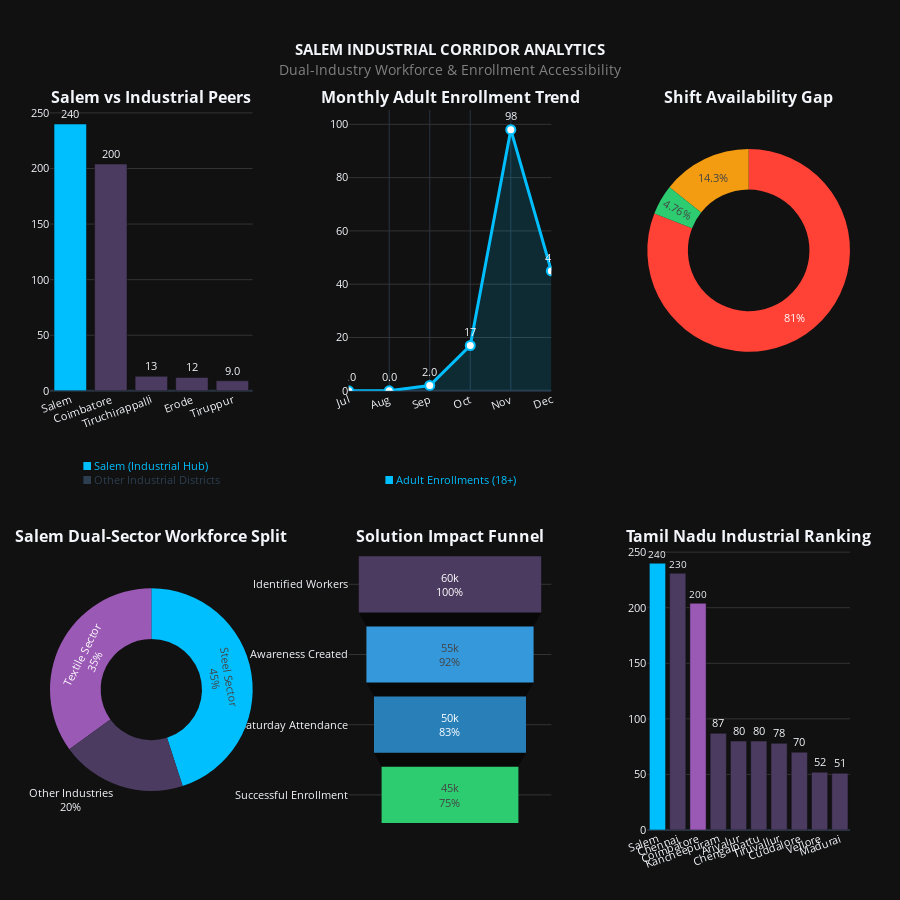

Here is the notebook cell this chart was saved with:
### Markdown cell above
# VISUALISATION-SALEM

### Code cell
# =========================================================
# GLOBAL LEGEND POSITIONS (2x3 GRID – TAMIL NADU ANALYTICS)
# =========================================================
LEGEND_POS = {
    (1, 1): (0.17, 0.53),  # Adult Enrollment Leaders
    (1, 2): (0.50, 0.53),  # Child Enrollment Leaders
    (1, 3): (0.83, 0.53),  # Compliance Correlation
    (2, 1): (0.17, 0.07),  # Salem Demographics
    (2, 2): (0.50, 0.07),  # Kancheepuram Demographics
    (2, 3): (0.83, 0.07),  # Laggard Analysis
}

def add_color_legend(fig, row, col, legend_html):
    x, y = LEGEND_POS[(row, col)]
    fig.add_annotation(
        x=x, y=y,
        xref="paper", yref="paper",
        showarrow=False,
        align="left",
        font=dict(size=11),
        text=legend_html
    )

# =========================================================
# LEGENDS — MATCHING TAMIL NADU ANALYTICS REFERENCE
# =========================================================

# Chart 1: Adult Enrollment Leaders
add_color_legend(
    fig, 1, 1,
    """
    <span style='color:#00BFFF'>■ Industrial Districts</span><br>
    <span style='color:#2ECC71'>■ Suburban Districts</span><br>
    <span style='color:#FF4136'>■ Laggard Districts</span><br>
    <span style='color:#F1C40F'>■ Benchmark District</span><br>
    <span style='color:#7F8C8D'>■ Others</span>
    """
)

# Chart 2: Child Enrollment Leaders
add_color_legend(
    fig, 1, 2,
    """
    <span style='color:#00BFFF'>■ Industrial</span><br>
    <span style='color:#2ECC71'>■ Suburban</span><br>
    <span style='color:#FF4136'>■ Laggard</span><br>
    <span style='color:#F1C40F'>■ Benchmark</span><br>
    <span style='color:#7F8C8D'>■ Others</span>
    """
)

# Chart 3: Compliance Correlation (Bubble)
add_color_legend(
    fig, 1, 3,
    """
    <span style='color:#F1C40F'>● High Compliance</span><br>
    <span style='color:#2ECC71'>● Medium Compliance</span><br>
    <span style='color:#8E44AD'>● Low Compliance</span><br>
    Bubble Size & Color → Compliance %
    """
)

# Chart 4: Salem – Demographics
add_color_legend(
    fig, 2, 1,
    """
    <span style='color:#FF69B4'>■ Adults (18+)</span><br>
    <span style='color:#F1C40F'>■ Youth (5–17)</span><br>
    <span style='color:#00BFFF'>■ Children (0–5)</span>
    """
)

# Chart 5: Kancheepuram – Demographics
add_color_legend(
    fig, 2, 2,
    """
    <span style='color:#FF69B4'>■ Adults (18+)</span><br>
    <span style='color:#F1C40F'>■ Youth (5–17)</span><br>
    <span style='color:#00BFFF'>■ Children (0–5)</span>
    """
)

# Chart 6: Laggard Analysis (Gauge)
add_color_legend(
    fig, 2, 3,
    """
    <span style='color:#2ECC71'>■ Target Performance</span><br>
    <span style='color:#F39C12'>■ At Risk</span><br>
    <span style='color:#FF4136'>■ Critical Gap</span>
    """
)


fig = make_subplots(
    rows=2, cols=3,
    subplot_titles=(
        '<b>Salem vs Industrial Peers</b>',
        '<b>Monthly Adult Enrollment Trend</b>',
        '<b>Shift Availability Gap</b>',
        '<b>Salem Dual-Sector Workforce Split</b>',
        '<b>Solution Impact Funnel</b>',
        '<b>Tamil Nadu Industrial Ranking</b>'
    ),
    specs=[
        [{'type': 'bar'}, {'type': 'scatter'}, {'type': 'pie'}],
        [{'type': 'pie'}, {'type': 'funnel'}, {'type': 'bar'}]
    ],
    vertical_spacing=0.22,
    horizontal_spacing=0.12
)

# -------------------------
# Chart 1: Industrial Peer Comparison
# -------------------------
bar_colors = [SALEM_COLOR if d == 'Salem' else OTHER_COLOR
              for d in industrial_data['district']]

fig.add_trace(go.Bar(
    x=industrial_data['district'],
    y=industrial_data['age_18_greater'],
    marker_color=bar_colors,
    text=industrial_data['age_18_greater'],
    texttemplate='%{text:.2s}',
    textposition='outside'
), row=1, col=1)

fig.add_annotation(
    row=1, col=1,
    x=0.5, y=-0.35,
    xref='x domain', yref='y domain',
    showarrow=False,
    align='left',
    text=(
        "<span style='color:#00BFFF'>■ Salem (Industrial Hub)</span><br>"
        "<span style='color:#2C3E50'>■ Other Industrial Districts</span>"
    )
)

# -------------------------
# Chart 2: Monthly Trend
# -------------------------
months_map = {7:'Jul', 8:'Aug', 9:'Sep', 10:'Oct', 11:'Nov', 12:'Dec'}
x_months = [months_map.get(i, str(i)) for i in range(7, 13)]
y_values = [salem_monthly_num.get(i, 0) for i in range(7, 13)]

fig.add_trace(go.Scatter(
    x=x_months,
    y=y_values,
    mode='lines+markers+text',
    line=dict(color=SALEM_COLOR, width=3),
    marker=dict(size=9, color='white',
                line=dict(width=2, color=SALEM_COLOR)),
    fill='tozeroy',
    fillcolor='rgba(0,191,255,0.15)',
    text=y_values,
    texttemplate='%{text:.2s}',
    textposition='top center'
), row=1, col=2)

fig.add_annotation(
    row=1, col=2,
    x=0.5, y=-0.35,
    xref='x domain', yref='y domain',
    showarrow=False,
    align='left',
    text="<span style='color:#00BFFF'>■ Adult Enrollments (18+)</span>"
)

# -------------------------
# Chart 3: Shift Availability Gap
# -------------------------
fig.add_trace(go.Pie(
    labels=[
        'Night Shift (6 AM Free)',
        'Partial Access',
        'No Access'
    ],
    values=[8500, 1500, 500],
    marker_colors=[ALERT_COLOR, '#F39C12', SUCCESS_COLOR],
    hole=0.6,
    textinfo='percent'
), row=1, col=3)

# -------------------------
# Chart 4: Dual-Sector Split (Salem)
# -------------------------
fig.add_trace(go.Pie(
    labels=['Steel Sector', 'Textile Sector', 'Other Industries'],
    values=[45, 35, 20],
    marker_colors=[SALEM_COLOR, TEXTILE_COLOR, OTHER_COLOR],
    hole=0.5,
    textinfo='label+percent'
), row=2, col=1)



# -------------------------
# Chart 5: Implementation Funnel
# -------------------------
fig.add_trace(go.Funnel(
    y=[
        'Identified Workers',
        'Awareness Created',
        'Saturday Attendance',
        'Successful Enrollment'
    ],
    x=[60000, 55000, 50000, 45000],
    textinfo="value+percent initial",
    marker=dict(
        color=[OTHER_COLOR, '#3498DB', '#2980B9', SUCCESS_COLOR]
    )
), row=2, col=2)


# -------------------------
# Chart 6: State Ranking
# -------------------------
top10 = district_analysis.nlargest(10, 'age_18_greater')

fig.add_trace(go.Bar(
    x=top10['district'],
    y=top10['age_18_greater'],
    marker_color=[
        SALEM_COLOR if d == 'Salem'
        else TEXTILE_COLOR if d in ['Coimbatore', 'Tiruppur']
        else OTHER_COLOR
        for d in top10['district']
    ],
    text=top10['age_18_greater'],
    texttemplate='%{text:.2s}',
    textposition='outside'
), row=2, col=3)



# -------------------------
# Final Layout
# -------------------------
fig.update_layout(
    template='plotly_dark',
    height=900,
    title=dict(
        text="<b>SALEM INDUSTRIAL CORRIDOR ANALYTICS</b><br>"
             "<span style='font-size:14px;color:gray'>"
             "Dual-Industry Workforce & Enrollment Accessibility</span>",
        x=0.5
    ),
    font=dict(size=11),
    showlegend=False,
    margin=dict(t=110, l=50, r=50, b=70)
)

fig.update_xaxes(tickangle=-20)
fig.update_yaxes(showgrid=True, gridcolor='#333')

fig.show()

### Figure 1 — Plotly figure (JSON) as saved in the notebook; plotly's stock layout.template omitted (floating-point values rounded to 4 significant figures)
{"data": [{"marker": {"color": ["#00BFFF", "#4B3B60", "#4B3B60", "#4B3B60", "#4B3B60"]}, "text": [240.0, 204.0, 13.0, 12.0, 9.0], "textposition": "outside", "texttemplate": "%{text:.2s}", "type": "bar", "x": ["Salem", "Coimbatore", "Tiruchirappalli", "Erode", "Tiruppur"], "xaxis": "x", "y": [240, 204, 13, 12, 9], "yaxis": "y"}, {"fill": "tozeroy", "fillcolor": "rgba(0,191,255,0.15)", "line": {"color": "#00BFFF", "width": 3}, "marker": {"color": "white", "line": {"color": "#00BFFF", "width": 2}, "size": 9}, "mode": "lines+markers+text", "text": ["0", "0", "2", "17", "98", "45"], "textposition": "top center", "texttemplate": "%{text:.2s}", "type": "scatter", "x": ["Jul", "Aug", "Sep", "Oct", "Nov", "Dec"], "xaxis": "x2", "y": [0, 0, 2, 17, 98, 45], "yaxis": "y2"}, {"domain": {"x": [0.7467, 1], "y": [0.61, 1]}, "hole": 0.6, "labels": ["Night Shift (6 AM Free)", "Partial Access", "No Access"], "marker": {"colors": ["#FF4136", "#F39C12", "#2ECC71"]}, "textinfo": "percent", "type": "pie", "values": [8500, 1500, 500]}, {"domain": {"x": [0, 0.2533], "y": [0, 0.39]}, "hole": 0.5, "labels": ["Steel Sector", "Textile Sector", "Other Industries"], "marker": {"colors": ["#00BFFF", "#9B59B6", "#4B3B60"]}, "textinfo": "label+percent", "type": "pie", "values": [45, 35, 20]}, {"marker": {"color": ["#4B3B60", "#3498DB", "#2980B9", "#2ECC71"]}, "textinfo": "value+percent initial", "type": "funnel", "x": [60000, 55000, 50000, 45000], "xaxis": "x3", "y": ["Identified Workers", "Awareness Created", "Saturday Attendance", "Successful Enrollment"], "yaxis": "y3"}, {"marker": {"color": ["#00BFFF", "#4B3B60", "#9B59B6", "#4B3B60", "#4B3B60", "#4B3B60", "#4B3B60", "#4B3B60", "#4B3B60", "#4B3B60"]}, "text": [240.0, 231.0, 204.0, 87.0, 80.0, 80.0, 78.0, 70.0, 52.0, 51.0], "textposition": "outside", "texttemplate": "%{text:.2s}", "type": "bar", "x": ["Salem", "Chennai", "Coimbatore", "Kancheepuram", "Ariyalur", "Chengalpattu", "Tiruvallur", "Cuddalore", "Vellore", "Madurai"], "xaxis": "x4", "y": [240, 231, 204, 87, 80, 80, 78, 70, 52, 51], "yaxis": "y4"}], "layout": {"annotations": [{"font": {"size": 16}, "showarrow": false, "text": "<b>Salem vs Industrial Peers</b>", "x": 0.1267, "xanchor": "center", "xref": "paper", "y": 1, "yanchor": "bottom", "yref": "paper"}, {"font": {"size": 16}, "showarrow": false, "text": "<b>Monthly Adult Enrollment Trend</b>", "x": 0.5, "xanchor": "center", "xref": "paper", "y": 1, "yanchor": "bottom", "yref": "paper"}, {"font": {"size": 16}, "showarrow": false, "text": "<b>Shift Availability Gap</b>", "x": 0.8733, "xanchor": "center", "xref": "paper", "y": 1, "yanchor": "bottom", "yref": "paper"}, {"font": {"size": 16}, "showarrow": false, "text": "<b>Salem Dual-Sector Workforce Split</b>", "x": 0.1267, "xanchor": "center", "xref": "paper", "y": 0.39, "yanchor": "bottom", "yref": "paper"}, {"font": {"size": 16}, "showarrow": false, "text": "<b>Solution Impact Funnel</b>", "x": 0.5, "xanchor": "center", "xref": "paper", "y": 0.39, "yanchor": "bottom", "yref": "paper"}, {"font": {"size": 16}, "showarrow": false, "text": "<b>Tamil Nadu Industrial Ranking</b>", "x": 0.8733, "xanchor": "center", "xref": "paper", "y": 0.39, "yanchor": "bottom", "yref": "paper"}, {"align": "left", "showarrow": false, "text": "<span style='color:#00BFFF'>■ Salem (Industrial Hub)</span><br><span style='color:#2C3E50'>■ Other Industrial Districts</span>", "x": 0.5, "xref": "x domain", "y": -0.35, "yref": "y domain"}, {"align": "left", "showarrow": false, "text": "<span style='color:#00BFFF'>■ Adult Enrollments (18+)</span>", "x": 0.5, "xref": "x2 domain", "y": -0.35, "yref": "y2 domain"}], "font": {"size": 11}, "height": 900, "margin": {"b": 70, "l": 50, "r": 50, "t": 110}, "showlegend": false, "title": {"text": "<b>SALEM INDUSTRIAL CORRIDOR ANALYTICS</b><br><span style='font-size:14px;color:gray'>Dual-Industry Workforce & Enrollment Accessibility</span>", "x": 0.5}, "xaxis": {"anchor": "y", "domain": [0, 0.2533], "tickangle": -20}, "xaxis2": {"anchor": "y2", "domain": [0.3733, 0.6267], "tickangle": -20}, "xaxis3": {"anchor": "y3", "domain": [0.3733, 0.6267], "tickangle": -20}, "xaxis4": {"anchor": "y4", "domain": [0.7467, 1], "tickangle": -20}, "yaxis": {"anchor": "x", "domain": [0.61, 1], "gridcolor": "#333", "showgrid": true}, "yaxis2": {"anchor": "x2", "domain": [0.61, 1], "gridcolor": "#333", "showgrid": true}, "yaxis3": {"anchor": "x3", "domain": [0, 0.39], "gridcolor": "#333", "showgrid": true}, "yaxis4": {"anchor": "x4", "domain": [0, 0.39], "gridcolor": "#333", "showgrid": true}}}
